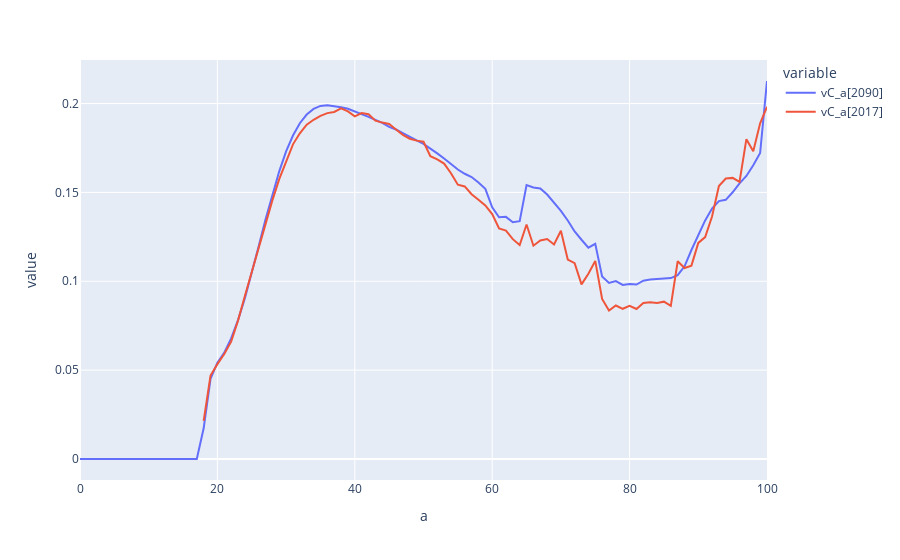

Notebook cell for this chart:
### Markdown cell above
## Age profiles
2 functions have been added specifically to plot age profiles more easily:

### Code cell
dt.age_figure_2d(b.vC_a, years=[2017, 2090])
